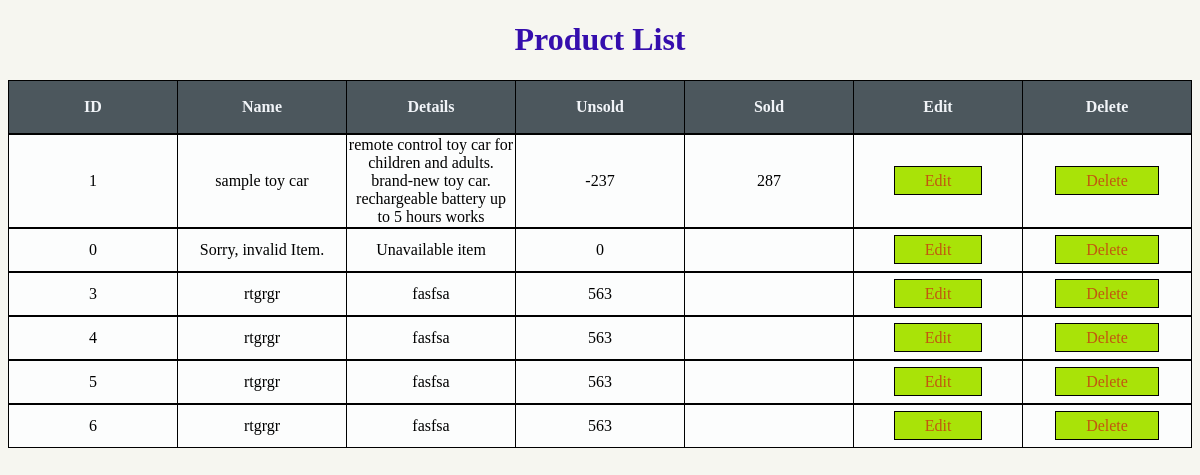
Before: /Product_list.php with the older database file.
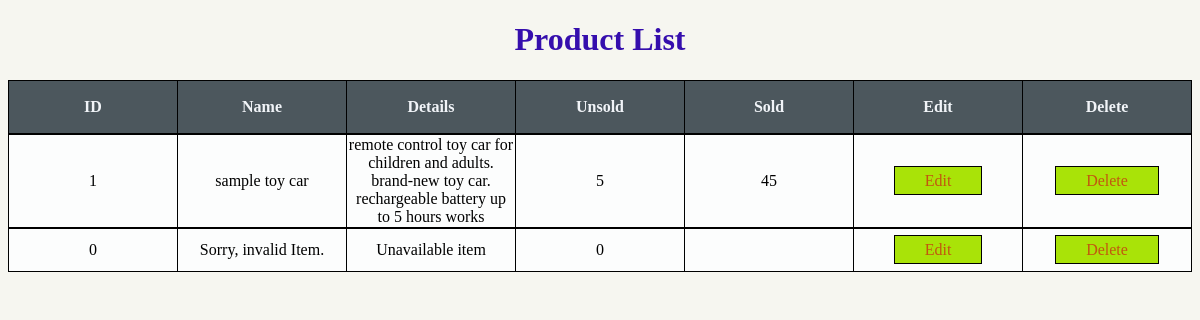
After: the same page with the newer database file.
### tables this page shows
CREATE TABLE IF NOT EXISTS `item` (
  `item_id` int(11) NOT NULL AUTO_INCREMENT,
  `name` varchar(40) NOT NULL,
  `description` varchar(255) NOT NULL,
  `price` float NOT NULL,
  `options` varchar(100) NOT NULL,
  `qty` int(8) NOT NULL,
  `category` varchar(255) DEFAULT NULL,
  PRIMARY KEY (`item_id`)
);

### Product_list.php (the view, shortened to what this page needs)
<!DOCTYPE html>
<html lang="en">
<head>
    <link rel="stylesheet" href="Product_list.css">
    <?php include 'connect.php'; ?>
</head>
<body>
   <h1>Product List</h1>
   <table >
    <tr>
      <th>ID</th>
      <th>Name</th>
      <th>Details</th>
      <th>Unsold</th>
      <th>Sold</th>
      <th>Edit</th>
      <th>Delete</th>
    </tr>
   </table>
   <?php
   $query="SELECT item_id,name,description,qty FROM item ";
   $result= mysqli_query($connect,$query);
   if($result){
   while ($r=mysqli_fetch_assoc($result)){
    $id=$r['item_id'];
    $name=$r['name'];
    $description=$r['description'];
    $qty=$r['qty'];
    $query1="SELECT SUM(qty) FROM order_details WHERE item_id=$id";
    $result1= mysqli_query($connect,$query1);
    $a=mysqli_fetch_assoc($result1);
    $total=$a['SUM(qty)'];
    $difference=$qty-$total;
    echo "<table>";
      echo "<tr>";
      echo "<td> $id </td>";
      echo "<td> $name </td>";
      echo "<td> $description </td>";
      echo "<td> $difference</td>";
      echo "<td> $total</td>";
      echo "<td> <a href='Add_product.php?id=".$r['item_id']."' class='btn'>Edit</a></td>";
      echo "<td> <a href='Product_list.php?id=".$r['item_id']."' class='btn'>Delete</a></td>";
      echo "</tr>";
    echo "</table>";
      }
    }else{
        echo"Query is wrong";
    }
   ?>
</body>
</html>

Changed rows visible on the page:
removed item: item_id "3", name "rtgrgr", description "fasfsa", qty "563"
removed item: item_id "4", name "rtgrgr", description "fasfsa", qty "563"
removed item: item_id "5", name "rtgrgr", description "fasfsa", qty "563"
removed item: item_id "6", name "rtgrgr", description "fasfsa", qty "563"
computed for item "sample toy car": difference "-237" → "5"; total "287" → "45"
